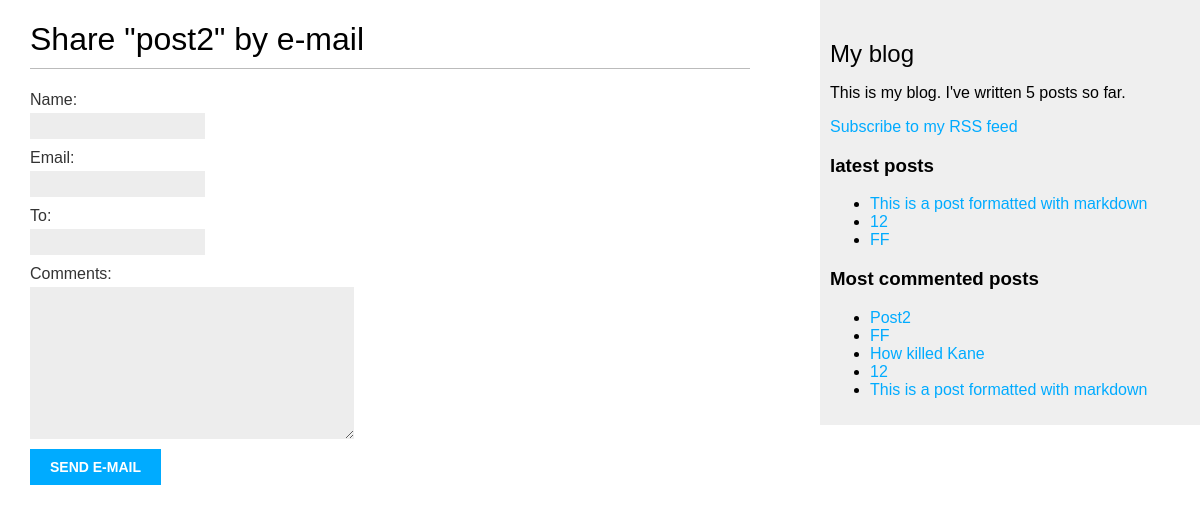
/blog/2/share/, run on the app's committed database.
### blog/models.py (models this page shows, shortened)
class Post(models.Model):
    tags = TaggableManager()
    class Status(models.TextChoices):
        DRAFT = 'DF', 'Draft'
        PUBLISHED = 'PB', 'Published'
    title = models.CharField(max_length=200)
    slog = models.CharField(max_length=200, unique_for_date='publish')
    body = models.TextField()
    author = models.ForeignKey(settings.AUTH_USER_MODEL, on_delete=models.CASCADE, related_name='blog_posts')
    publish = models.DateTimeField(default=timezone.now)
    created = models.DateTimeField(auto_now_add=True)
    updated = models.DateTimeField(auto_now=True)
    status = models.CharField(max_length=2, choices=Status, default=Status.DRAFT)
    objects = models.Manager()
    published = PublishManager()
    class Meta:
        ordering = ['-publish']
        indexes = [
            models.Index(fields=['-publish']),
        ]
    def get_absolute_url(self):
        return reverse('blog:post_detail', args=[self.publish.year, self.publish.month, self.publish.day, self.slog])

### blog/views.py (the view)
# urls.py: path('<int:post_id>/share/', views.post_share, name='post_share'),
def post_share(request, post_id):
    post = get_object_or_404(Post, id=post_id, status=Post.Status.PUBLISHED)
    sent = False
    if request.method == "POST":
        form = EmailPostForm(request.POST)
        if form.is_valid():
            cd = form.cleaned_data
            post_url = request.build_absolute_uri(
                post.get_absolute_url()
            )
            subject = (
                f"{cd['name']} ({cd['email']}) "
                f"recommends you read {post.title}"
            )
            message = (
                f"Read {post.title} at {post_url}\n\n"
                f"{cd['name']}\'s comments: {cd['comments']}"
            )
            send_mail(
                subject=subject,
                message=message,
                from_email=None,
                recipient_list=[cd['to']]
            )
            sent = True
    else:
        form = EmailPostForm()
    return render(request, 'blog/post/share.html', {'post': post,'form': form, 'sent': sent})

### blog/forms.py
class EmailPostForm(forms.Form):
    name = forms.CharField(max_length=20)
    email = forms.EmailField()
    to = forms.EmailField()
    comments = forms.CharField(required=False, widget=forms.Textarea)

### blog/models.py (called while the page is built)
    def get_queryset(self):
        return super().get_queryset().filter(status=Post.Status.PUBLISHED)

### blog/templatetags/blog_tags.py (called while the page is built)
@register.simple_tag()
def total_posts():
    return Post.published.count()

@register.inclusion_tag('blog/post/latest_posts.html')
def show_latest_posts(count=5):
    latest_posts = Post.published.all().order_by('-publish')[:count]
    return {'latest_posts': latest_posts}

@register.simple_tag()
def get_most_commented_posts(count=5):
    return Post.published.annotate(
        total_comments=Count('comment')).order_by('-total_comments')[:count]

### blog/templates/blog/post/share.html (shortened to what this page needs)
{% extends "blog/base.html" %}
{% block content %}
  {% if sent %}
    <h1>E-mail successfully sent</h1>
    <p>
      "{{ post.title }}" was successfully sent to {{ form.cleaned_data.to }}.
    </p>
  {% else %}
    <h1>Share "{{ post.title }}" by e-mail</h1>
    <form method="post">
      {{ form.as_p }}
      <input type="submit" value="Send e-mail">
    </form>
  {% endif %}
{% endblock %}

### blog/templates/blog/base.html (shortened to what this page needs)
{% load blog_tags %}
{% load static %}
<!DOCTYPE html>
<html>
<head>
  <link href="{% static "css/blog.css" %}" rel="stylesheet">
</head>
<body>
  <div id="content">
    {% block content %}
    {% endblock %}
  </div>
  <div id="sidebar">
    <h2>My blog</h2>
    <p>This is my blog.
       I've written {% total_posts %} posts so far.
    </p>
    <p>
      <a href="{% url "blog:post_feed" %}">
        Subscribe to my RSS feed
      </a>
    </p>
    <h3>latest posts</h3>
    {% show_latest_posts 3 %}
    <h3>Most commented posts</h3>
    {% get_most_commented_posts as most_commented_posts %}
    <ul>
      {% for post in most_commented_posts %}
        <li>
          <a href="{{ post.get_absolute_url }}">{{ post.title|capfirst }}</a>
        </li>
      {% endfor %}
    </ul>
  </div>
</body>
</html>

### blog/templates/blog/post/latest_posts.html
<ul>
  {% for post in latest_posts %}
    <li>
      <a href="{{ post.get_absolute_url }}">{{ post.title|capfirst }}</a>
    </li>
  {% endfor %}
</ul>

### blog/static/css/blog.css (style rules this page uses)
body { margin:0; padding:0; font-family:helvetica, sans-serif; }
a { color:#00abff; text-decoration:none; }
h1 { font-weight:normal; border-bottom:1px solid #bbb; padding:0 0 10px 0; }
h2 { font-weight:normal; margin:30px 0 0; }
#content { float:left; width:60%; padding:0 0 0 30px; }
#sidebar { float:right; width:30%; padding:10px; background:#efefef; height:100%; }
label { float:left; clear:both; color:#333; margin-bottom:4px; }
input, textarea { clear:both; float:left; margin:0 0 10px; background:#ededed; border:0; padding:6px 10px; font-size:12px; }
input[type=submit] { font-weight:bold; background:#00abff; color:#fff; padding:10px 20px; font-size:14px; text-transform:uppercase; }

### data on the page
Post: title "post2", title "Post2"
Post: title "This is a post formatted with markdown"
Post: title "12"
Post: title "FF"
Post: title "How killed Kane"
